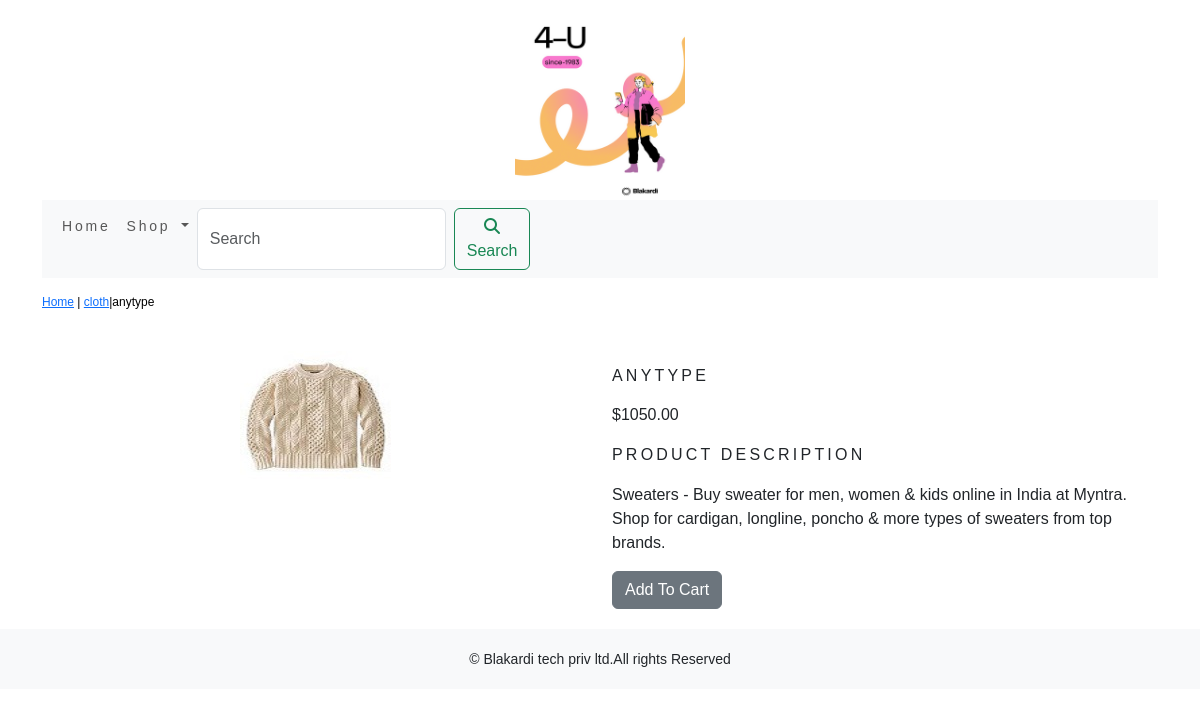
Screenshot of /shop/cloth/anytype/ with the database file from the repository.
### shop/models.py (models this page shows, shortened)
class Product(models.Model):
    name=models.CharField(max_length=250,unique=True)
    slug=models.SlugField(max_length=250,unique=True)
    description=models.TextField(blank=True)
    price=models.DecimalField(max_digits=10,decimal_places=2)
    category=models.ForeignKey(Category,on_delete=models.CASCADE)
    image=models.ImageField(upload_to='product',blank=True)
    stock=models.IntegerField()
    available=models.BooleanField(default=True)
    created=models.DateTimeField(auto_now_add=True)
    updated=models.DateTimeField(auto_now_add=True)
    class Meta:
        ordering=('name',)
        verbose_name='product'
        verbose_name_plural='products'

class Category(models.Model):
    name=models.CharField(max_length=250,unique=True)
    slug=models.SlugField(max_length=250,unique=True)
    description=models.TextField(blank=True)
    image=models.ImageField(upload_to='category',blank=True)
    class Meta:
        ordering=('name',)
        verbose_name='category'
        verbose_name_plural='categories'
    def get_url(self):
        return reverse('shop:products_by_category',args=[self.slug])
    def __str__(self):
        return '{}'.format(self.name)

### shop/views.py (the view)
# urls.py: path('<slug:c_slug>/<slug:product_slug>/',views.proDetail,name='prodCatdetail')
def proDetail(request,c_slug,product_slug):
    try:
        product=Product.objects.get(category__slug=c_slug,slug=product_slug)
    except Exception as e:
        raise e
    return render(request,'product.html',{'product':product})

### cart/context_processors.py (called while the page is built)
def counter(request):
    item_count=0
    if 'admin' in request.path:
        return {}
    else:
        try:
            cart=Cart.objects.filter(cart_id=_cart_id(request))
            cart_items=CartItem.objects.all().filter(cart=cart[:1])
            for cart_item in cart_items:
                item_count += cart_item.quantity
        except Cart.DoesNotExist:
            item_count=0
    return dict(item_count=item_count)

### cart/views.py (called while the page is built)
def _cart_id(request):
    cart=request.session.session_key
    if not cart:
        cart=request.session.create()
    return cart

### shop/context_processors.py (called while the page is built)
def menu_links(request):
    links=Category.objects.all()
    return dict(links=links)

### template/product.html (shortened to what this page needs)
{% extends 'base.html' %}
{% load static %}
{% block content %}
<div class="row my_prod_row_class">
  <div class="mx_auto">
    <p><a href="{% url 'shop:allProdCat' %}">Home</a> | <a href="{{product.category.get_url}}">{{product.category}}</a>|{{product.name}} </p>
  </div>
<div class="container">
<br>
<div class="row">
  <div class="col-12 col-sm-12 col-md-12 col-lg-6 text-center">
    <div style="min-width:18rem;">
      <img src="{{product.image.url}}" alt="{{product.name}}">
    </div>
  </div>
    <div class="col-12 col-sm-12 col-md-12 col-lg-6">
      <div>
      <h1 class="my_prod_title">{{product.name}}</h1>
      <p>${{product.price}}</p>
      <p class="my_title">Product Description</p>
      <p class="text-justify my_prod_text">{{product.description}}</p>
      {% if product.stock <= 0 %}
      <p class="text-justify my_prod_text"><b>Out Of Stock</b></p>
      {% else %}
      <a class="btn btn-secondary" href="{% url 'cart:add_cart' product.id %}">Add To Cart</a>
      {% endif %}
    </div>
  </div>
  </div>
</div>
</div>
{% endblock %}

### static/css/custom.css (style rules this page uses)
body { font-family: 'Mooli', sans-serif; }
.my_title { font-size:16px; text-transform:uppercase; letter-spacing:.2em; }
.my_prod_row_class { padding-top:15px; padding-bottom:20px; }
.my_prod_row_class .mx_auto { color:#000; font-size:12px; text-decoration:none; }
.my_prod_title { font-size:16px; text-transform:uppercase; letter-spacing:.2em; padding-top:15px; padding-bottom:10px; }
.my_prod_text { padding-right:20px; }

### rows the page displays
Product: category "cloth", name "anytype", image (picture), name "ANYTYPE", price "1050.00", description "Sweaters - Buy sweater for men, women & kids online in India at Myntra. Shop for cardigan, longline, poncho & more types of sweaters from top brands."
